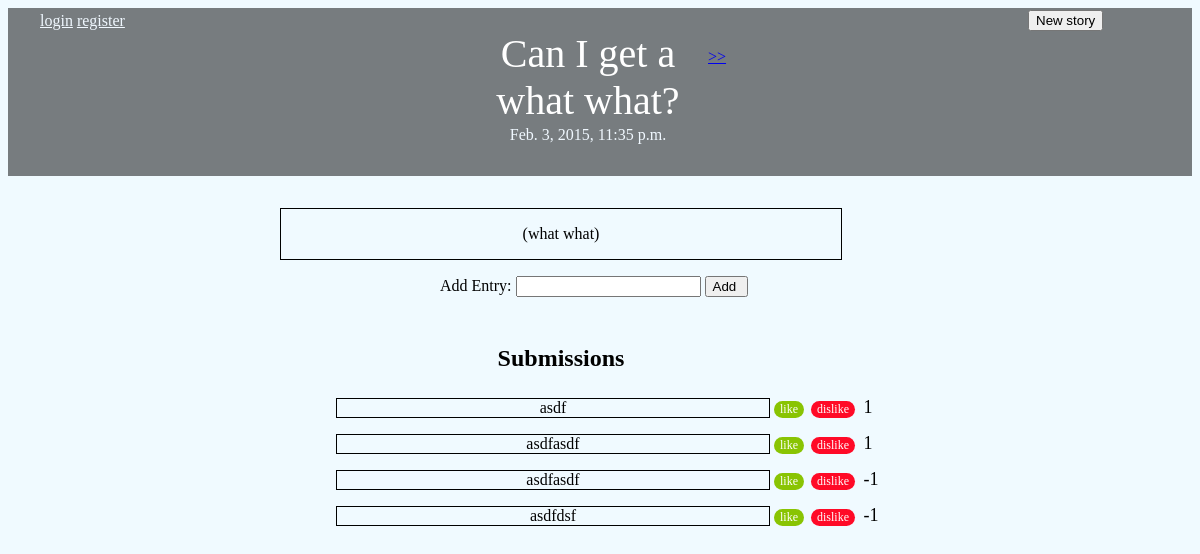
Before: /1 with the older database file.
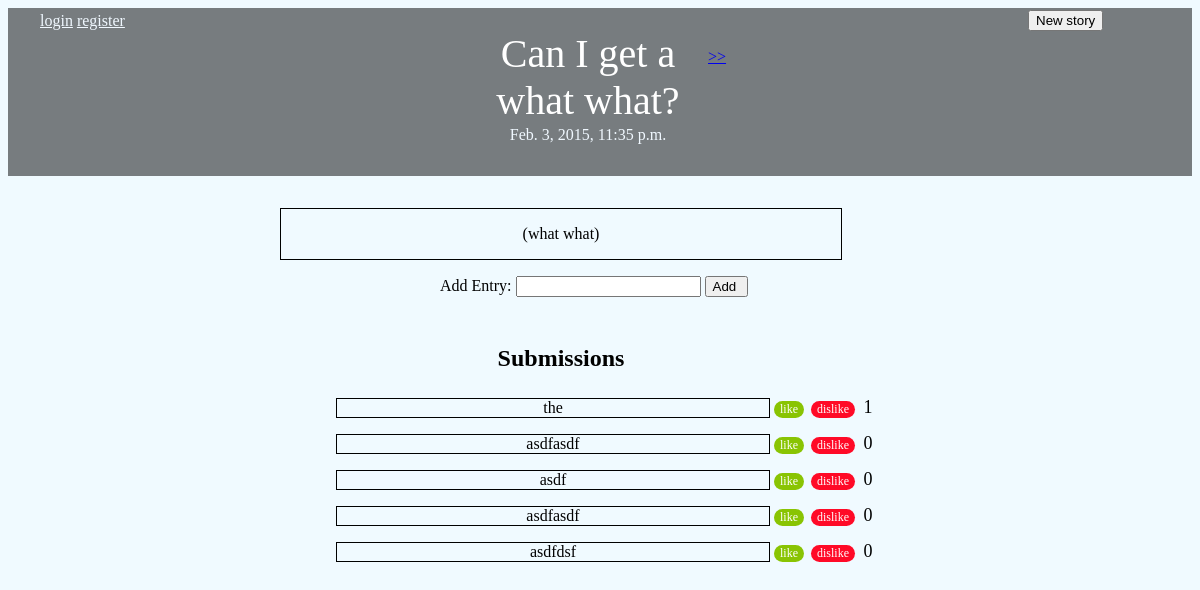
After: the same page with the newer database file.
### blogapp/models.py (models this page shows, shortened)
class Story(models.Model):
    title = models.CharField(max_length=140)
    body = models.TextField()
    date = models.DateTimeField()
    active = models.BooleanField(default=True)

class Submission(models.Model):
    story = models.ForeignKey(Story)
    text = models.CharField(max_length=140)
    votes = models.IntegerField(default=0)
    date = models.DateTimeField()
    author = models.ForeignKey(User, related_name='author')
    voted_on = models.ManyToManyField(User, related_name='voter')

### blogapp/views.py (the view)
# urls.py: url(r'^(?P<page>\d+)$', views.main, name='main'),
def main(request, page):
    stories = Story.objects.all().order_by('date')
    submissions = Submission.objects.all().order_by('-votes')
    paginator = Paginator(stories, 1)
    try:
        stories = paginator.page(page)
    except (InvalidPage, EmptyPage):
        stories = paginator.page(paginator.num_pages)
    return render(request, 'blogapp/main.html', dict(stories=stories, submissions=submissions))

### blogapp/templates/blogapp/main.html (shortened to what this page needs)
{% load staticfiles %}
<!DOCTYPE html>
<html>
<head lang="en">
    <link rel="stylesheet" type="text/css" href="{% static 'blogapp/style.css' %}" />
</head>
<body>
    <header>
      <div class="wrap">
        {% if user.is_authenticated %}
           <div class="user">
            <p style="color: aliceblue; display:inline-block">Welcome {{ user.get_username }}! </p>
             <div class="logout">
            <a style="color:aliceblue;" href="{% url 'logout' %}">logout</a>
        </div>
          </div>
        {% else %}
          <div class="login">
            <a style="color:aliceblue;" href="{% url 'login' %}">login</a>
          </div>
          <div class="register">
            <a style="color:aliceblue;" href="{% url 'register' %}">register</a>
          </div>
        {% endif %}
            <div id="story">
        {% for story in stories %}
            <div class="title">
            <div class= "title_text"> {{ story.title }} </div>
            </div>
                <div class="time">{{ story.date }}</div>
        {% if stories.object_list and stories.paginator.num_pages > 1 %}
        <div class="pagination" style="margin-top: 20px; margin-left: -20px; ">
            <span class="step-links">
                {% if stories.has_next %}
                    <div class= "older_entries">
                    <a href="{{ stories.next_page_number }}"> &gt;&gt; </a>
                    </div>
                {% endif %}
            </span>
        </div>
        </div>
        </div>
        {% endif %}
    </header>
    <div class= "story_box">
        <div class="body">{{ story.body|linebreaks }}</div>
    </div>
    <div class= "add_submission">
    <form action='{{ stories.number }}/submission/' method='post'>
        <p> Add Entry: <input type= "text" name="submission">
        <input type="submit" name="submission_button" value="Add ">
    </div>
    <div class= "submissions">
        <div class= "submission_title">
            <h1> Submissions </h1>
        </div>
        {% for submission in submissions %}
            {% ifequal submission.story.pk story.pk %}
                <div class= "submission_box">
                    <div class= "text"> {{submission.text}}</div>
                </div>
                <form action="{{ stories.number }}/submission/{{ submission.pk }}/like/" style="display:inline-block;" method="post">
                    <input id="like" class="like" type="submit" value="like">
                </form>
                <form action="{{ stories.number }}/submission/{{ submission.pk }}/dislike/" style="display:inline-block;" method="post">
                    <input id="dislike" class="dislike" type="submit" value="dislike"/>
                 <div class="votes">{{ submission.votes }}</div>
                </form>
            {% endifequal %}
        {% endfor %}
    </div>
    {% endfor %}
    <div class= "new_story">
        <div class= "new_story_button">
        <form action='/newstory/' method='post'>{% csrf_token %}
        <input type='submit' value='New story' />
        </form>
        </div>
        </div>
</body>
</html>

Changed rows visible on the page:
added Submission: text "the", votes "1"
changed Submission (number 2 of 5 on the later page): votes "-1" → "0"; moves up the list
changed Submission "asdf": votes "1" → "0"
changed Submission (number 4 of 5 on the later page): votes "1" → "0"
changed Submission "asdfdsf": votes "-1" → "0"
